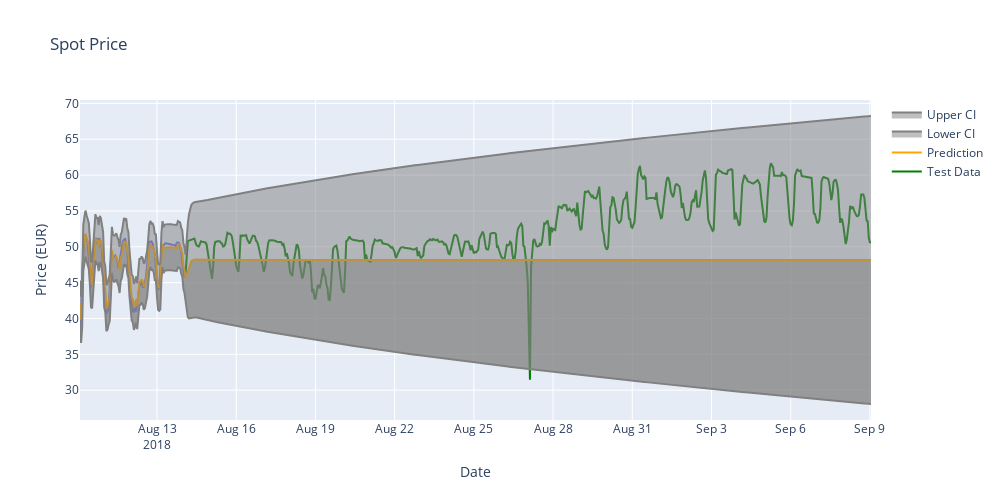

This figure's notebook cell:
### Code cell
plot_predictions(predictions, df_train.last(f'{offset}d'), df_test.first(f'{DAYS_TO_PLOT-offset}d'))
